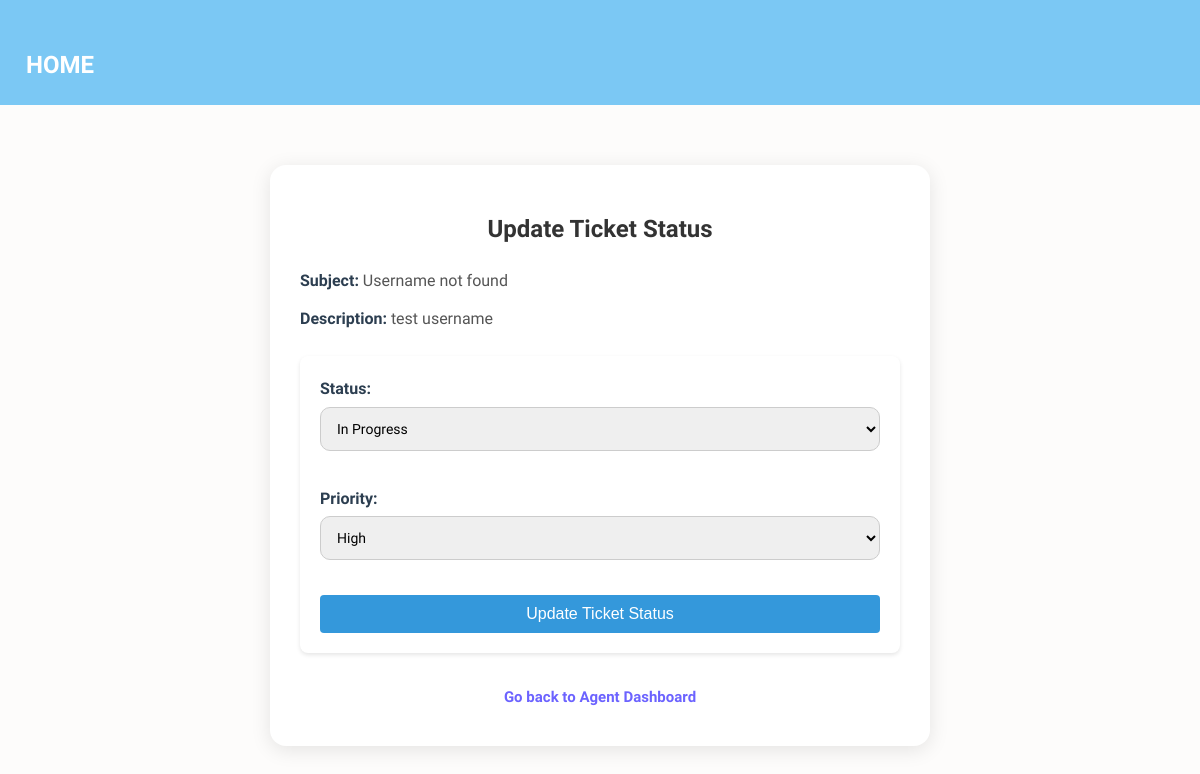
Screenshot of /agent/ticket/70/update/ (signed in) with the database file from the repository.
### helpdeskApp/models.py (models this page shows, shortened)
class Ticket(models.Model):
    STATUS_CHOICES = (
        ('open', 'Open'),
        ('in_progress', 'In Progress'),
        ('resolved', 'Resolved'),
        ('closed', 'Closed'),
    )
    PRIORITY_CHOICES = (
        ('high', 'High'),
        ('medium', 'Medium'),
        ('low', 'Low'),
    )
    CATEGORY_CHOICES = (
        ('software', 'Software'),
        ('hardware', 'Hardware'),
        ('network', 'Network'),
        ('other', 'Other'),
    )
    created_by = models.ForeignKey(
        settings.AUTH_USER_MODEL,
        on_delete=models.CASCADE,
        related_name='created_tickets'
    )
    assigned_to = models.ForeignKey(
        settings.AUTH_USER_MODEL,
        on_delete=models.SET_NULL,
        null=True,
        blank=True,
        limit_choices_to={'role': 'agent'},
        related_name='assigned_tickets'
    )
    subject = models.CharField(max_length=255)
    description = models.TextField()
    status = models.CharField(max_length=20, choices=STATUS_CHOICES, default='open')
    priority = models.CharField(max_length=10, choices=PRIORITY_CHOICES, default='medium')
    category = models.CharField(max_length=20, choices=CATEGORY_CHOICES, default='other')
    created_at = models.DateTimeField(auto_now_add=True)
    updated_at = models.DateTimeField(auto_now=True)

### helpdeskApp/views.py (the view, shortened to what this page needs)
# urls.py: path('agent/ticket/<int:ticket_id>/update/', views.update_ticket_status, name='update_ticket_status'),
@login_required
def update_ticket_status(request, ticket_id):
    ticket = get_object_or_404(Ticket, id=ticket_id, assigned_to=request.user)
    form = UpdateTicketStatusForm(request.POST or None, instance=ticket)
    return render(request, 'update_ticket.html', {
        'ticket': ticket,
        'form': form,
    })

### helpdeskApp/forms.py
class UpdateTicketStatusForm(forms.ModelForm):
    class Meta:
        model = Ticket
        fields = ['status', 'priority']
        widgets = {
            'status': forms.Select(choices=Ticket.STATUS_CHOICES),
            'priority': forms.Select(choices=Ticket.PRIORITY_CHOICES),
        }

### helpdeskApp/templates/update_ticket.html (shortened to what this page needs)
{% load static %}
<!DOCTYPE html>
<html>
<head>
    <link rel="stylesheet" href="{% static 'css/updateticket.css' %}">
</head>
    <nav class="navbar">
        <a href="/agent" class="logo"> HOME</a>
    </nav>
<body>
    <div class="container">
        <h2> Update Ticket Status</h2>
        <p><strong>Subject:</strong> {{ ticket.subject }}</p>
        <p><strong>Description:</strong> {{ ticket.description }}</p>
        <form method="post">
            {{ form.as_p }}
            <button type="submit">Update Ticket Status</button>
        </form>
        <a href="{% url 'agent_dashboard' %}"> Go back to Agent Dashboard</a>
    </div>
</body>
</html>

### helpdeskApp/static/css/updateticket.css (style rules this page uses)
body { font-family: 'Quicksand', sans-serif; background-color: var(--bg-light); color: var(--text-dark); max-width: 100%; margin: 0 auto; padding: 20px; }
.navbar { background-color: #7bc8f4ff; padding: 1rem; display: flex; justify-content: space-between; align-items: center; }
.navbar .logo { color: #fff; font-size: 1.5rem; text-decoration: none; font-weight: bold; }
h2 { color: #2c3e50; text-align: center; margin-bottom: 30px; font-size: 24px; }
p { margin: 10px 0; line-height: 1.6; }
p strong { color: #2c3e50; }
form { background-color: #fff; padding: 20px; border-radius: 8px; box-shadow: 0 2px 4px rgba(0, 0, 0, 0.1); margin-bottom: 20px; }
form p { margin: 0 0 15px; }
label { display: block; margin-bottom: 5px; font-weight: bold; color: #2c3e50; }
select, input[type="text"], textarea { width: 100%; padding: 8px; border: 1px solid #ddd; border-radius: 4px; box-sizing: border-box; font-size: 14px; }
button[type="submit"] { background-color: #3498db; color: #fff; padding: 10px 20px; border: none; border-radius: 4px; cursor: pointer; font-size: 16px; transition: background-color 0.3s; }
a { display: inline-block; color: #3498db; text-decoration: none; font-size: 14px; padding: 10px; transition: color 0.3s; }

### helpdeskApp/templates/update_ticket.html (style rules this page uses)
body { font-family: 'Quicksand', sans-serif; background-color: #fdfcfb; padding: 0; align-content: center; }
.container { max-width: 600px; margin: 60px auto ; justify-content:center; align-items:center; background-color: #fff; padding: 30px; border-radius: 16px; box-shadow: 0 4px 20px rgba(0,0,0,0.1); }
h2 { color: #333; margin-bottom: 25px; text-align: center; }
p { margin: 12px 0; font-size: 16px; color: #555; }
strong { color: #444; }
form { margin-top: 25px; display: flex; flex-direction: column; }
select, input[type="text"], textarea { font-family: inherit; padding: 12px; border-radius: 10px; border: 1px solid #ccc; font-size: 14px; margin-bottom: 20px; resize: vertical; }
button { background-color: #6c63ff; color: white; padding: 14px; border: none; border-radius: 10px; font-size: 16px; cursor: pointer; transition: background-color 0.3s ease; }
a { display: block; text-align: center; margin-top: 25px; text-decoration: none; color: #6c63ff; font-weight: 600; font-size: 15px; }

### rows the page displays
Ticket: subject "Username not found", description "test username", status "In Progress", priority "High"
